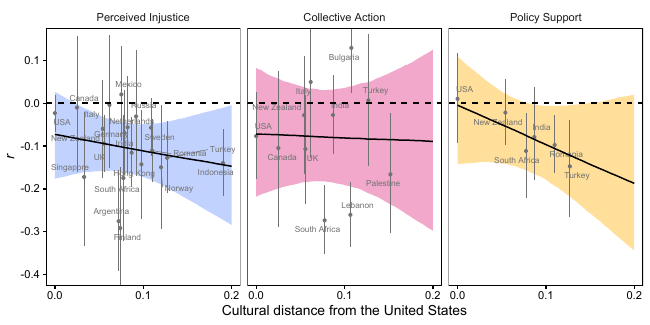

This chart was generated by the following R code:
rm(list = ls())

# Notes -------------------------------------------------------------------


# Library -----------------------------------------------------------------

  # Load packages
  library(tidyverse); library(tidybayes); library(ggrepel)

  # Link functions
  r_to_z <- function(r) 0.5 * log( (1 + r) / (1 - r) )
  z_to_r <- function(z) ( exp(2 * z) - 1 ) / ( exp(2 * z) + 1 )
  

# Prepare -----------------------------------------------------------------
  
  # Import results from preregistered analyses
  results <- read_rds("results/results_cultural_distance.rds")
  
  # Name predictor and outcome variables
  results <- results %>% 
    mutate(
      y_name = recode_factor(
        y_var,
        "pi" = "Perceived Injustice",
        "ca" = "Collective Action",
        "ps" = "Policy Support"
      )
    )
  
  # Extract estimates
  r_fixed <- results %>% 
    select(-jj, -b_jj, -tau_jj, -country, -cultural_distance) %>% 
    distinct() %>% 
    crossing(cultural_distance = seq(0.0, 0.2, 0.001)) %>% 
    group_by(y_name, cultural_distance) %>% 
    mutate(
      r = z_to_r(mu + b_x*cultural_distance)
    ) %>% 
    median_qi(r)
  
  # Extract country-wise estimates
  r_country <- results %>% 
    group_by(y_name, country, cultural_distance) %>% 
    mutate(
      r = z_to_r(mu + b_x*cultural_distance + b_jj*tau_jj)
    ) %>% 
    median_qi(r)
  

# Figure 5 ----------------------------------------------------------------

  # Visualize
  ggplot(r_fixed, aes(x = cultural_distance, y = r)) +
    geom_ribbon(
      aes(ymin = .lower, ymax = .upper, fill = y_name),
      alpha = 0.4
    ) +
    geom_pointrange(
      data = r_country,
      aes(ymin = .lower, ymax = .upper),
      colour = "grey45",
      fatten = 1,
      size = 0.2
    ) +
    geom_text_repel(
      data = r_country,
      aes(label = country),
      size = 6/.pt, segment.size = 0.2,
      colour = "grey45"
    ) +
    geom_line(size = 0.5) +
    geom_hline(yintercept = 0, linetype = "dashed", size = 0.5) +
    scale_x_continuous(breaks = seq(0, 1, 0.1)) +
    scale_y_continuous(breaks = seq(-1, 1, 0.1)) +
    scale_fill_manual(
      values = c(
        "Perceived Injustice" = "#648FFF", 
        "Collective Action" = "#DC267F", 
        "Policy Support" = "#FFB000"
      )
    ) +
    facet_grid(. ~ y_name) +
    coord_cartesian(xlim = c(-0.01, 0.21), ylim = c(-0.425, 0.175), expand = FALSE) +
    theme_classic(base_size = 10) +
    theme(
      legend.position = "none",
      strip.background = element_blank(),
      axis.line = element_blank(),
      axis.text = element_text(colour = "black"),
      axis.ticks = element_line(colour = "black"),
      panel.background = element_rect(colour = "black", fill = NA),
      panel.ontop = TRUE
    ) +
    labs(
      x = "Cultural distance from the United States",
      y = expression(italic(r))
    )

  
# Export ------------------------------------------------------------------
  
  # Export figure (as .pdf)
  ggsave(
    "figures/figure-5.pdf",
    width = 6.5, height = 6.5/2, units = "in",
    device = cairo_pdf
  )
  
  # Export figure (as .png)
  ggsave(
    "figures/figure-5.png",
    width = 6.5, height = 6.5/2, units = "in",
    dpi = 600
  )  
  